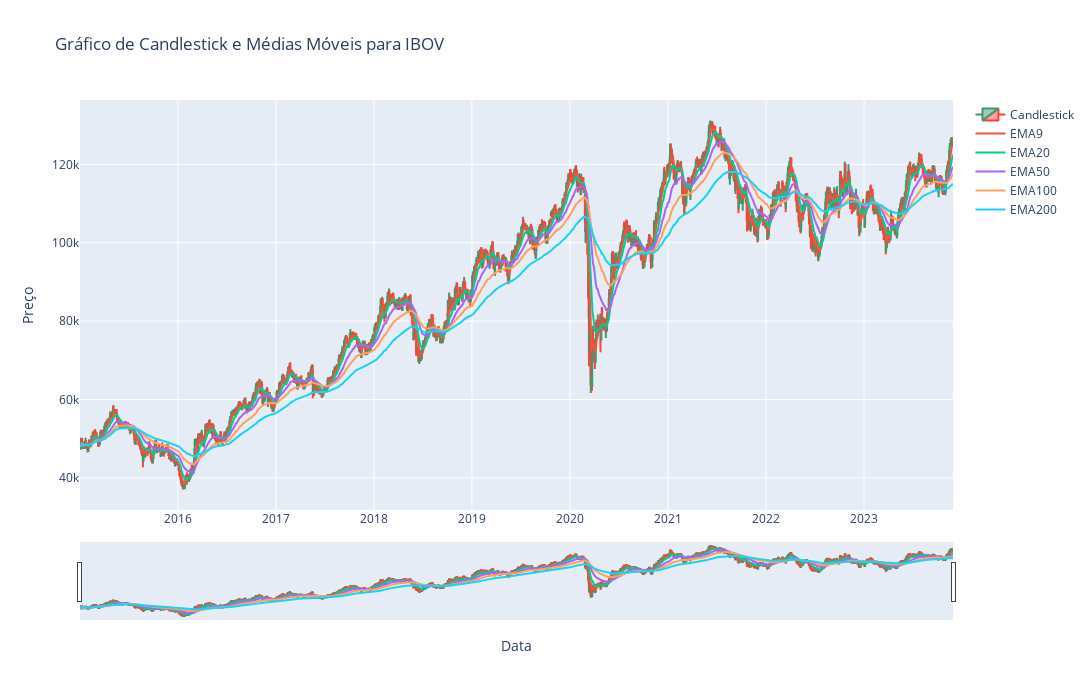

Notebook code for this chart:
### Code cell
import pandas as pd
import pandas_datareader as pdr
import datetime
import plotly.graph_objects as go

# Define o código de ticker da ação
ticker = "^BVSP"

# Obtém os dados históricos da ação
df = data.DataReader(ticker, start='2015-01-01')

# Calcula as EMAs de 9 e 20 períodos
df['EMA9'] = df['Close'].ewm(span=9).mean()
df['EMA20'] = df['Close'].ewm(span=20).mean()
df['EMA50'] = df['Close'].ewm(span=50).mean()
df['EMA100'] = df['Close'].ewm(span=100).mean()
df['EMA200'] = df['Close'].ewm(span=200).mean()

# Cria um gráfico de candlestick usando o Plotly
fig = go.Figure(data=[go.Candlestick(x=df.index,
                open=df['Open'],
                high=df['High'],
                low=df['Low'],
                close=df['Close'],
                name='Candlestick')])

# Adiciona as médias móveis ao gráfico
fig.add_trace(go.Scatter(x=df.index, y=df['EMA9'], mode='lines', name='EMA9'))
fig.add_trace(go.Scatter(x=df.index, y=df['EMA20'], mode='lines', name='EMA20'))
fig.add_trace(go.Scatter(x=df.index, y=df['EMA50'], mode='lines', name='EMA50'))
fig.add_trace(go.Scatter(x=df.index, y=df['EMA100'], mode='lines', name='EMA100'))
fig.add_trace(go.Scatter(x=df.index, y=df['EMA200'], mode='lines', name='EMA200'))

if ticker=="^BVSP":
    ticker='IBOV'
# Configura o layout do gráfico
fig.update_layout(
    width=1500,
    height=700,
    title=f"Gráfico de Candlestick e Médias Móveis para {ticker}",
    xaxis_title="Data",
    yaxis_title="Preço",
    showlegend=True
)

# Exibe o gráfico
fig.show()

### Figure 1 — Plotly figure (JSON) as saved in the notebook; plotly's stock layout.template omitted (floating-point values rounded to 4 significant figures; data arrays with more than 128 entries replaced by an {"elided": "..."} marker saying what was removed)
{"data": [{"close": {"elided": "2207 int values"}, "high": {"elided": "2207 int values"}, "low": {"elided": "2207 int values"}, "name": "Candlestick", "open": {"elided": "2207 int values"}, "type": "candlestick", "x": {"elided": "2207 str values"}}, {"mode": "lines", "name": "EMA9", "type": "scatter", "x": {"elided": "2207 str values"}, "y": {"elided": "2207 float values"}}, {"mode": "lines", "name": "EMA20", "type": "scatter", "x": {"elided": "2207 str values"}, "y": {"elided": "2207 float values"}}, {"mode": "lines", "name": "EMA50", "type": "scatter", "x": {"elided": "2207 str values"}, "y": {"elided": "2207 float values"}}, {"mode": "lines", "name": "EMA100", "type": "scatter", "x": {"elided": "2207 str values"}, "y": {"elided": "2207 float values"}}, {"mode": "lines", "name": "EMA200", "type": "scatter", "x": {"elided": "2207 str values"}, "y": {"elided": "2207 float values"}}], "layout": {"height": 700, "showlegend": true, "title": {"text": "Gráfico de Candlestick e Médias Móveis para IBOV"}, "width": 1500, "xaxis": {"title": {"text": "Data"}}, "yaxis": {"title": {"text": "Preço"}}}}
